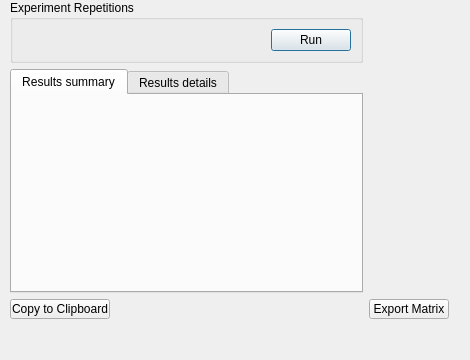
<?xml version="1.0" encoding="UTF-8"?>
<ui version="4.0">
 <author>Nestor Rodriguez</author>
 <class>Dialog</class>
 <widget class="QDialog" name="Dialog">
  <property name="windowModality">
   <enum>Qt::NonModal</enum>
  </property>
  <property name="geometry">
   <rect>
    <x>0</x>
    <y>0</y>
    <width>470</width>
    <height>360</height>
   </rect>
  </property>
  <property name="windowTitle">
   <string>Black Box Tester</string>
  </property>
  <widget class="QWidget" name="main_widget" native="true">
   <property name="geometry">
    <rect>
     <x>10</x>
     <y>0</y>
     <width>439</width>
     <height>319</height>
    </rect>
   </property>
   <property name="sizePolicy">
    <sizepolicy hsizetype="Expanding" vsizetype="Expanding">
     <horstretch>0</horstretch>
     <verstretch>0</verstretch>
    </sizepolicy>
   </property>
   <layout class="QGridLayout" name="gridLayout_2">
    <item row="0" column="0">
     <widget class="QGroupBox" name="expBox">
      <property name="title">
       <string>Experiment Repetitions</string>
      </property>
      <layout class="QGridLayout" name="gridLayout">
       <item row="0" column="0">
        <widget class="QWidget" name="paramBox" native="true"/>
       </item>
       <item row="0" column="1">
        <widget class="QPushButton" name="run_button">
         <property name="sizePolicy">
          <sizepolicy hsizetype="Minimum" vsizetype="Fixed">
           <horstretch>0</horstretch>
           <verstretch>0</verstretch>
          </sizepolicy>
         </property>
         <property name="minimumSize">
          <size>
           <width>50</width>
           <height>0</height>
          </size>
         </property>
         <property name="maximumSize">
          <size>
           <width>80</width>
           <height>16777215</height>
          </size>
         </property>
         <property name="text">
          <string>Run</string>
         </property>
        </widget>         
       </item>        
      </layout>
     </widget>
    </item>
     <item row="1" column="0">
     <widget class="QTabWidget" name="tabWidget">
      <property name="sizePolicy">
       <sizepolicy hsizetype="Expanding" vsizetype="Expanding">
        <horstretch>0</horstretch>
        <verstretch>0</verstretch>
       </sizepolicy>
      </property>
      <property name="currentIndex">
       <number>0</number>
      </property>
      <widget class="QWidget" name="summary_tab">
       <attribute name="title">
        <string>Results summary</string>
       </attribute>
       <layout class="QVBoxLayout" name="verticalLayout_2">
        <item>
         <layout class="QVBoxLayout" name="verticalLayout"/>
        </item>
       </layout>
      </widget>
      <widget class="QWidget" name="details_tab">
       <attribute name="title">
        <string>Results details</string>
       </attribute>
       <layout class="QVBoxLayout" name="verticalLayout_4">
        <item>
         <layout class="QVBoxLayout" name="verticalLayout_3"/>
        </item>
       </layout>
      </widget>
     </widget>
    </item>
     <item row="2" column="0">
       <widget class="QPushButton" name="copy_button">
         <property name="maximumSize">
           <size>
             <width>100</width>
             <height>20</height>
           </size>
         </property>
         <property name="text">
           <string>Copy to Clipboard</string>
         </property>
       </widget>
     </item>
      <item row="2" column="1">
       <widget class="QPushButton" name="export_matrix_button">
         <property name="maximumSize">
           <size>
             <width>100</width>
             <height>20</height>
           </size>
         </property>
         <property name="text">
           <string>Export Matrix</string>
         </property>
       </widget>
     </item>
   </layout>
  </widget>  
 </widget>
 <resources/>
 <connections/>
</ui>
